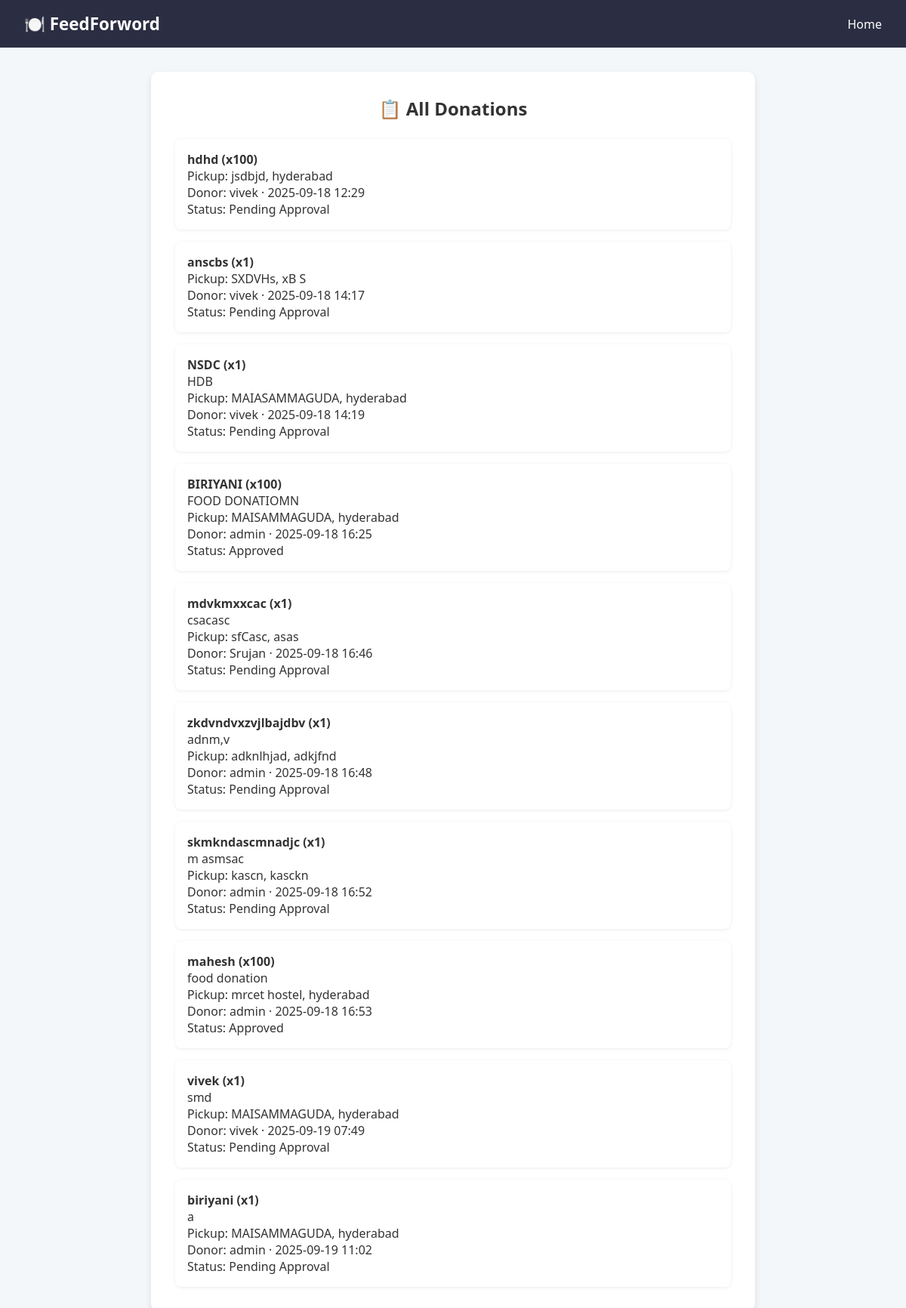
Page /donations/ (signed in) on the committed database.
### donations/models.py (models this page shows, shortened)
class Donation(models.Model):
    donor = models.ForeignKey(User, on_delete=models.CASCADE, related_name='donations')
    title = models.CharField(max_length=200)
    description = models.TextField(blank=True)
    quantity = models.PositiveIntegerField(default=1)
    pickup_address = models.CharField(max_length=255)
    city = models.CharField(max_length=100, blank=True)
    created_at = models.DateTimeField(auto_now_add=True)
    is_collected = models.BooleanField(default=False)
    STATUS_CHOICES = [
        ('pending', 'Pending Approval'),
        ('approved', 'Approved'),
        ('collected', 'Collected'),
    ]
    status = models.CharField(max_length=10, choices=STATUS_CHOICES, default='pending')

### donations/views.py (the view)
# urls.py: path('donations/', views.donations_list, name='donations_list'), # food.html page
@login_required
def donations_list(request):
    all_donations = Donation.objects.all()
    return render(request, 'food.html', {'donations': all_donations})  # 👈 food.html

### templates/food.html (shortened to what this page needs)
<!DOCTYPE html>
<html lang="en">
<head>
  {% load static %}
  <link rel="stylesheet" href="{% static 'style.css' %}" />
</head>
<body>
  <header>
    <div class="logo">🍽️ FeedForword</div>
    <nav><a href="{% url 'index' %}" style="color:white; text-decoration:none;">Home</a></nav>
  </header>
  <div class="container">
    <h2>📋 All Donations</h2>
    {% if donations %}
      <ul style="list-style:none; padding:0; display:grid; gap:1rem;">
        {% for d in donations %}
          <li style="background:#fff; padding:1rem; border-radius:8px; box-shadow:0 1px 4px rgba(0,0,0,0.08);">
            <div style="font-weight:bold;">{{ d.title }} (x{{ d.quantity }})</div>
            <div>{{ d.description }}</div>
            <div>Pickup: {{ d.pickup_address }}, {{ d.city }}</div>
            <div>Donor: {{ d.donor.username }} · {{ d.created_at|date:"Y-m-d H:i" }}</div>
            <div>Status: {{ d.get_status_display }}</div>
          </li>
        {% endfor %}
      </ul>
    {% else %}
      <p>No donations yet.</p>
    {% endif %}
  </div>
</body>
</html>

### templates/style.css (style rules this page uses)
* { margin: 0; padding: 0; box-sizing: border-box; }
body { font-family: "Segoe UI", sans-serif; background-color: #f0f2f5; color: #333; }
header { background-color: #1e3a8a; color: white; padding: 1rem 2rem; display: flex; justify-content: space-between; align-items: center; }
.logo { font-size: 1.5rem; font-weight: bold; }
nav a { color: white; margin-left: 1.5rem; text-decoration: none; font-weight: 500; }

### templates/food.html (style rules this page uses)
body { font-family: 'Segoe UI', sans-serif; margin: 0; background: #f4f7fa; }
header { background: #2b2d42; color: white; padding: 1rem 2rem; display: flex; justify-content: space-between; align-items: center; }
.logo { font-size: 1.4rem; font-weight: bold; }
.container { max-width: 800px; margin: 2rem auto; background: white; padding: 2rem; border-radius: 10px; box-shadow: 0 4px 10px rgba(0, 0, 0, 0.1); }
h2 { text-align: center; margin-bottom: 1.5rem; }

### rows in the picture
Donation: title "hdhd", quantity "100", pickup_address "jsdbjd", city "hyderabad", donor.username "vivek", created_at "2025-09-18 12:29", status "Pending Approval"
Donation: title "anscbs", quantity "1", pickup_address "SXDVHs", city "xB S", donor.username "vivek", created_at "2025-09-18 14:17", status "Pending Approval"
Donation: title "NSDC", quantity "1", description "HDB", pickup_address "MAIASAMMAGUDA", city "hyderabad", donor.username "vivek", created_at "2025-09-18 14:19", status "Pending Approval"
Donation: title "BIRIYANI", quantity "100", description "FOOD DONATIOMN", pickup_address "MAISAMMAGUDA", city "hyderabad", donor.username "admin", created_at "2025-09-18 16:25", status "Approved"
Donation: title "mdvkmxxcac", quantity "1", description "csacasc", pickup_address "sfCasc", city "asas", donor.username "Srujan", created_at "2025-09-18 16:46", status "Pending Approval"
Donation: title "zkdvndvxzvjlbajdbv", quantity "1", description "adnm,v", pickup_address "adknlhjad", city "adkjfnd", donor.username "admin", created_at "2025-09-18 16:48", status "Pending Approval"
Donation: title "skmkndascmnadjc", quantity "1", description "m asmsac", pickup_address "kascn", city "kasckn", donor.username "admin", created_at "2025-09-18 16:52", status "Pending Approval"
Donation: title "mahesh", quantity "100", description "food donation", pickup_address "mrcet hostel", city "hyderabad", donor.username "admin", created_at "2025-09-18 16:53", status "Approved"
Donation: title "vivek", quantity "1", description "smd", pickup_address "MAISAMMAGUDA", city "hyderabad", donor.username "vivek", created_at "2025-09-19 07:49", status "Pending Approval"
Donation: title "biriyani", quantity "1", description "a", pickup_address "MAISAMMAGUDA", city "hyderabad", donor.username "admin", created_at "2025-09-19 11:02", status "Pending Approval"
